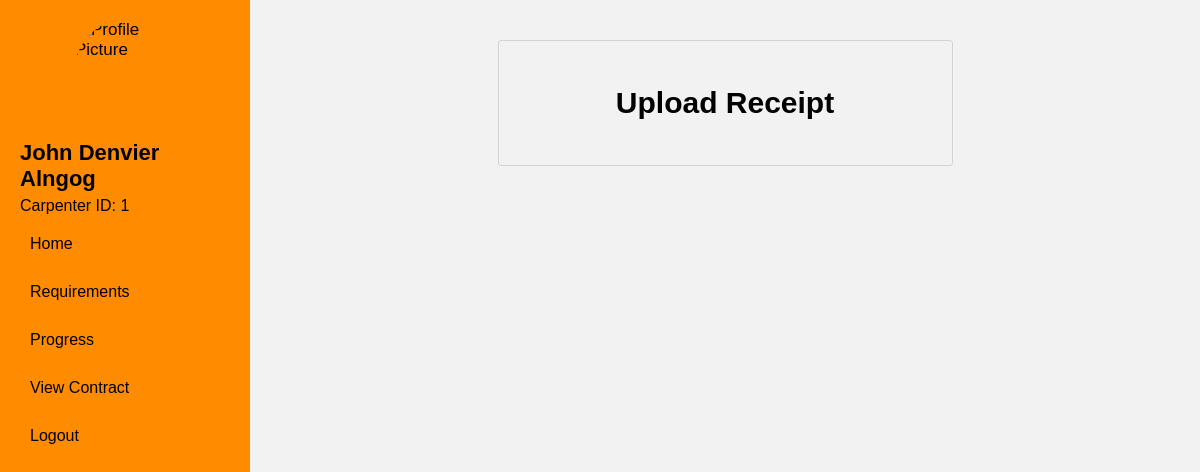
/receipt.php (signed in), run on an earlier commit of the app's database.
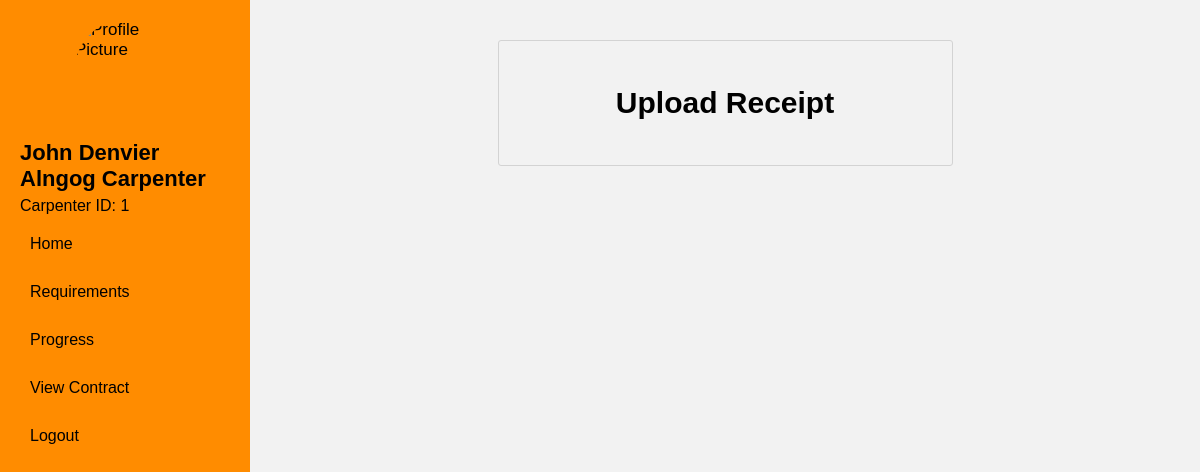
And on a later commit of the database.
### tables this page shows
CREATE TABLE `carpenters` (
  `Carpenter_ID` int(11) NOT NULL,
  `First_Name` varchar(255) NOT NULL,
  `Last_Name` varchar(255) NOT NULL,
  `Phone_Number` bigint(11) NOT NULL,
  `Email` varchar(255) NOT NULL,
  `Address` varchar(255) NOT NULL,
  `Date_Of_Birth` date NOT NULL,
  `Experiences` varchar(255) NOT NULL,
  `Project_Completed` varchar(255) NOT NULL,
  `username` varchar(255) NOT NULL,
  `password` varchar(255) NOT NULL,
  `specialization` varchar(255) NOT NULL,
  `Photo` mediumblob NOT NULL
);

### receipt.php (the view, shortened to what this page needs)
<?php
include('config.php');
$carpenterId = $_SESSION['Carpenter_ID'];
$query = "SELECT First_Name, Last_Name, Phone_Number, Email, specialization, Photo FROM carpenters WHERE Carpenter_ID = ?";
$stmt = $conn->prepare($query);
$stmt->bind_param("i", $carpenterId);
$stmt->execute();
$result = $stmt->get_result();
$carpenter = $result->fetch_assoc();
?>
<!DOCTYPE html>
<html lang="en">
<head>
    <link rel="stylesheet" href="https://cdnjs.cloudflare.com/ajax/libs/font-awesome/4.7.0/css/font-awesome.min.css">
</head>
<body>
    <div class="sidebar">
        <img src="<?php echo $_SESSION['Photo'] ?? 'default-profile.jpg'; ?>" alt="Profile Picture" class="profile-image">
        <h2><?php echo htmlspecialchars($carpenter['First_Name'] . ' ' . $carpenter['Last_Name']); ?></h2>
        <p>Carpenter ID: <?php echo htmlspecialchars($carpenterId); ?></p>
        <a href="index.html">Home</a>
        <a href="requirements.php">Requirements</a>
        <a href="progress.php">Progress</a>
        <a href="contract.php">View Contract</a>
        <a href="logout.php">Logout</a>
    </div>
    <div class="main-content">
        <div class="container">
            <h2>Upload Receipt</h2>
        </div>
    </div>
</body>
</html>

What changed in the data, as far as the page shows it:
changed carpenters: First_Name+Last_Name "John Denvier Alngog" → "John Denvier Alngog Carpenter"
